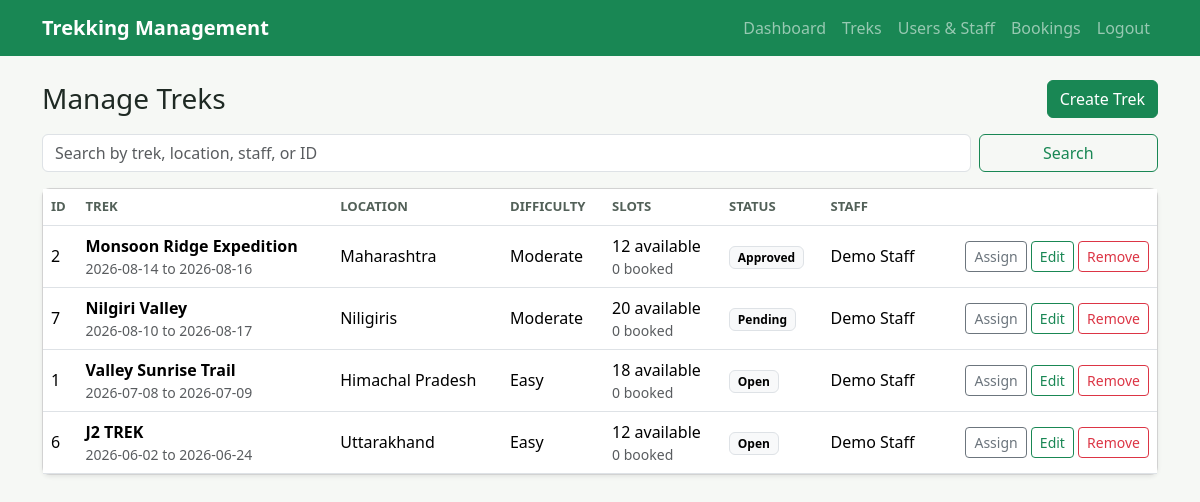
The app's page /admin/treks (signed in) with its own data.
### tables this page shows
CREATE TABLE "treks" (
            id INTEGER PRIMARY KEY AUTOINCREMENT,
            name TEXT NOT NULL,
            location TEXT NOT NULL,
            difficulty TEXT NOT NULL CHECK (difficulty IN ('Easy', 'Moderate', 'Hard')),
            duration_days INTEGER NOT NULL CHECK (duration_days > 0),
            available_slots INTEGER NOT NULL CHECK (available_slots >= 0),
            assigned_staff_id INTEGER,
            status TEXT NOT NULL DEFAULT 'Pending'
                CHECK (status IN ('Pending', 'Approved', 'Open', 'Ongoing', 'Closed', 'Completed')),
            start_date TEXT NOT NULL,
            end_date TEXT NOT NULL,
            description TEXT,
            created_at TEXT NOT NULL,
            FOREIGN KEY (assigned_staff_id) REFERENCES users (id) ON DELETE SET NULL
        );

### app.py (the view)
    @app.route("/admin/treks")
    @login_required("admin")
    def admin_treks():
        q = request.args.get("q", "").strip()
        params: list[str] = []
        where = ""
        if q:
            where = "WHERE t.name LIKE ? OR t.location LIKE ? OR CAST(t.id AS TEXT) = ? OR u.name LIKE ?"
            params = [f"%{q}%", f"%{q}%", q, f"%{q}%"]
        treks = get_db().execute(
            f"""
            SELECT t.*, u.name AS staff_name, COALESCE(b.booked_count, 0) AS booked_count
            FROM treks t
            LEFT JOIN users u ON u.id = t.assigned_staff_id
            LEFT JOIN (
                SELECT trek_id, COUNT(*) AS booked_count
                FROM bookings
                WHERE status = 'Booked'
                GROUP BY trek_id
            ) b ON b.trek_id = t.id
            {where}
            ORDER BY t.start_date DESC
            """,
            params,
        ).fetchall()
        return render_template("admin/treks.html", treks=treks, q=q)

### app.py (called while the page is built)
def create_app() -> Flask:
    app = Flask(__name__)
    app.config["SECRET_KEY"] = os.environ.get("SECRET_KEY", "dev-secret-change-me")
    app.config["DATABASE"] = DB_PATH
    os.makedirs(os.path.join(BASE_DIR, "instance"), exist_ok=True)
    @app.before_request
    def before_request() -> None:
        get_db()
    @app.teardown_appcontext
    def close_db(_error: Exception | None = None) -> None:
        db = g.pop("db", None)
        if db is not None:
            db.close()
    register_routes(app)
    with app.app_context():
        init_db()
        seed_data()
    return app

def get_db() -> sqlite3.Connection:
    if "db" not in g:
        g.db = sqlite3.connect(DB_PATH)
        g.db.row_factory = sqlite3.Row
        g.db.execute("PRAGMA foreign_keys = ON")
    return g.db

def current_user() -> sqlite3.Row | None:
    user_id = session.get("user_id")
    if not user_id:
        return None
    return get_db().execute("SELECT * FROM users WHERE id = ?", (user_id,)).fetchone()

### templates/admin/treks.html (shortened to what this page needs)
{% extends "base.html" %}
{% block content %}
<div class="d-flex justify-content-between align-items-center mb-3">
  <h1 class="h3 mb-0">Manage Treks</h1>
  <a class="btn btn-success" href="{{ url_for('create_trek') }}">Create Trek</a>
</div>
<form class="row g-2 mb-3" method="get">
  <div class="col-md-10">
    <input class="form-control" name="q" value="{{ q }}" placeholder="Search by trek, location, staff, or ID">
  </div>
  <div class="col-md-2">
    <button class="btn btn-outline-success w-100" type="submit">Search</button>
  </div>
</form>
<div class="card shadow-sm">
  <div class="table-responsive">
    <table class="table align-middle mb-0">
      <thead>
        <tr>
          <th>ID</th><th>Trek</th><th>Location</th><th>Difficulty</th><th>Slots</th><th>Status</th><th>Staff</th><th></th>
        </tr>
      </thead>
      <tbody>
        {% for trek in treks %}
          <tr>
            <td>{{ trek.id }}</td>
            <td>
              <div class="fw-semibold">{{ trek.name }}</div>
              <div class="small text-muted">{{ trek.start_date }} to {{ trek.end_date }}</div>
            </td>
            <td>{{ trek.location }}</td>
            <td>{{ trek.difficulty }}</td>
            <td>
              <div>{{ trek.available_slots }} available</div>
              <div class="small text-muted">{{ trek.booked_count }} booked</div>
            </td>
            <td><span class="badge text-bg-light border">{{ trek.status }}</span></td>
            <td>{{ trek.staff_name or "Unassigned" }}</td>
            <td class="text-end">
              <a class="btn btn-sm btn-outline-secondary" href="{{ url_for('assign_staff', trek_id=trek.id) }}">Assign</a>
              <a class="btn btn-sm btn-outline-success" href="{{ url_for('edit_trek', trek_id=trek.id) }}">Edit</a>
              <form class="d-inline" method="post" action="{{ url_for('delete_trek', trek_id=trek.id) }}">
                <button class="btn btn-sm btn-outline-danger" type="submit">Remove</button>
              </form>
            </td>
          </tr>
        {% else %}
          <tr><td colspan="8" class="text-muted">No treks found.</td></tr>
        {% endfor %}
      </tbody>
    </table>
  </div>
</div>
{% endblock %}

### static/css/style.css (style rules this page uses)
:root { --page-bg: #f6f8f5; --forest: #198754; --ink: #1f2a24; }
body { background: var(--page-bg); color: var(--ink); }
.card, .stat-card { border-radius: 8px; }
.table th { color: #526058; font-size: 0.82rem; text-transform: uppercase; }

### records on screen
treks: id "2", name "Monsoon Ridge Expedition", start_date "2026-08-14", end_date "2026-08-16", location "Maharashtra", difficulty "Moderate", available_slots "12", booked_count "0", status "Approved", staff_name "Demo Staff"
treks: id "7", name "Nilgiri Valley", start_date "2026-08-10", end_date "2026-08-17", location "Niligiris", difficulty "Moderate", available_slots "20", booked_count "0", status "Pending", staff_name "Demo Staff"
treks: id "1", name "Valley Sunrise Trail", start_date "2026-07-08", end_date "2026-07-09", location "Himachal Pradesh", difficulty "Easy", available_slots "18", booked_count "0", status "Open", staff_name "Demo Staff"
treks: id "6", name "J2 TREK", start_date "2026-06-02", end_date "2026-06-24", location "Uttarakhand", difficulty "Easy", available_slots "12", booked_count "0", status "Open", staff_name "Demo Staff"
